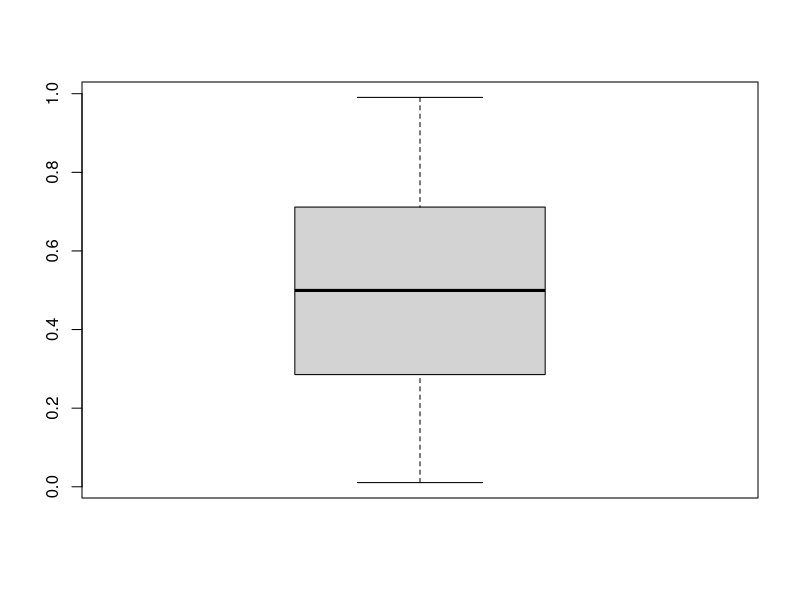
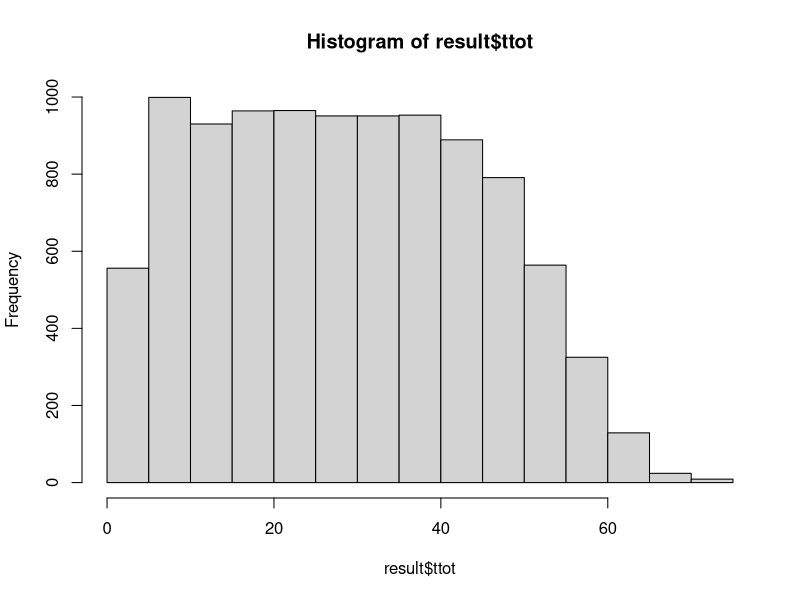
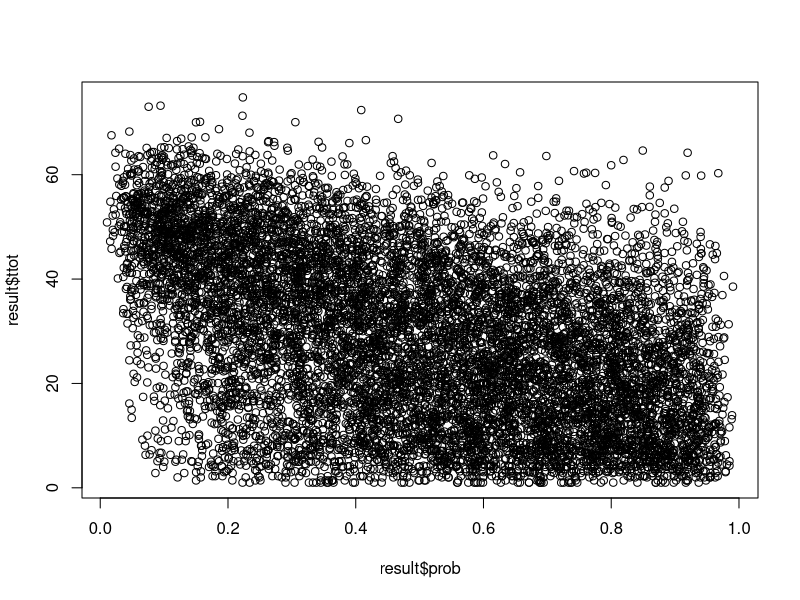
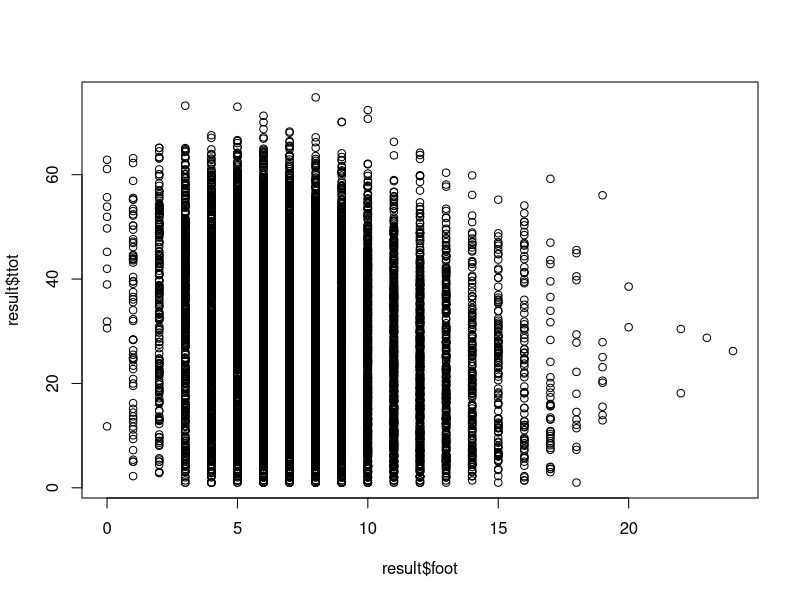
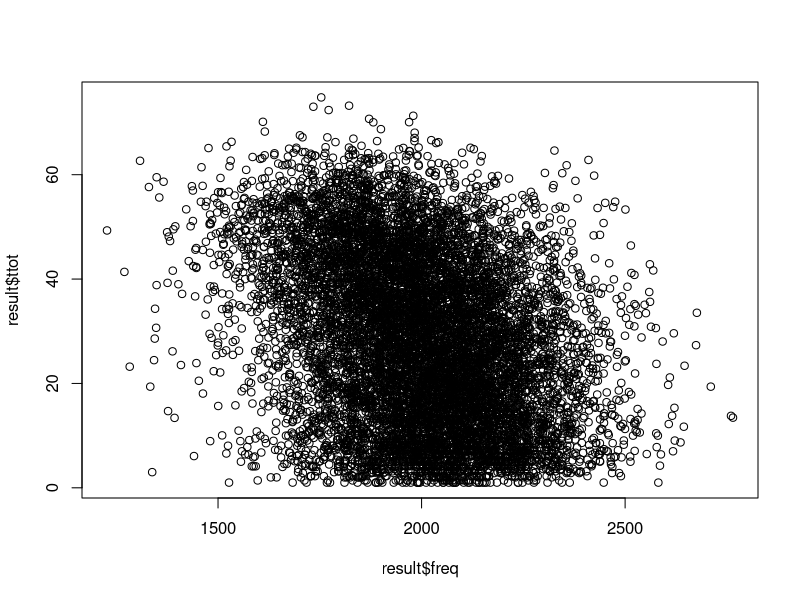
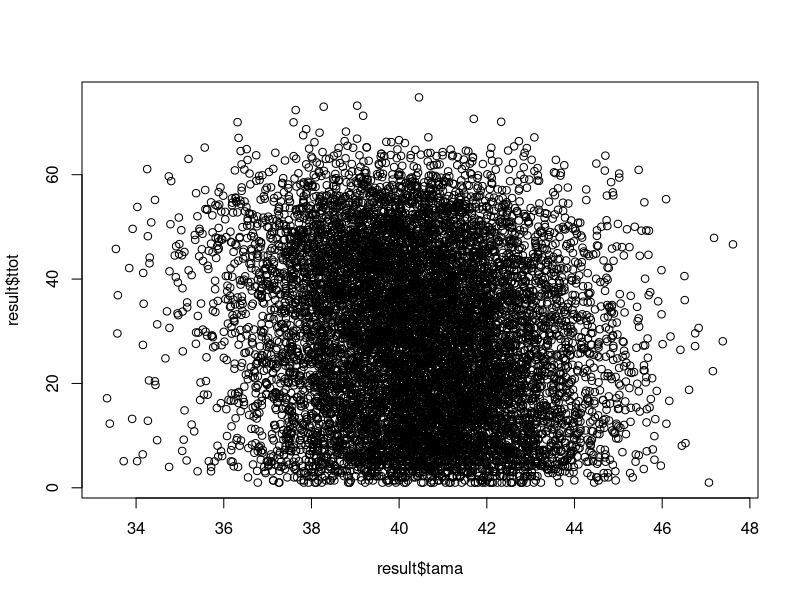

The R source for these figures, in order: (Note: this script raises an error after producing the figures.)
## ---- chunk 1
knitr::opts_chunk$set(echo = TRUE)
## ---- chunk 2
posicao = function(esc){
  if(!any(espaco == esc, na.rm = TRUE)){
    stop(paste0("nao existe o sapo <", esc, "> no espaco"))
  }
  posesc = which(espaco == esc)
  inicol = seq(1, area^2, by = area)
  fimcol = seq(area, area^2, by = area)
  whcol = posesc >= inicol & posesc <= fimcol
  col = which(whcol == TRUE)
  
  row = posesc - area*(col-1)
  res = c(row, col)
  names(res) = c("y.row", "x.col")
  return(res)
}

dist = function(posf, posesc){
  xf = posf[2]
  yf = posf[1]
  xm = posesc[2]
  ym = posesc[1]
 d = sqrt((xm - xf)^2 + (ym - yf)^2)
 return(unname(d))
}

padroniza = function(x){
  (x - mean(x))/sd(x)
}
## ---- chunk 3
area = 10
nmacho=10
nsim = 1000
posf = data.frame(posx = NA, posy = NA, nfemea = NA)
storepos = list(NA)

#coeficientes
cffreq = 1.05
cftama = 0.5
cffoot = 0.8
## ---- chunk 4
#set.seed(1)
result = data.frame(nmacho = NA, dcach = NA, foot = NA, freq = NA, tama = NA, footpad = NA, freqpad = NA, tamapad = NA, exprlin = NA, prob = NA, distf = NA, ttot = NA, nsim = NA, femea = NA)
#############################
############ INICIO FOR EXTERNO ###############
###############################################
for(k in 1:nsim){
  #### Conformacao inicial do espaco ####
  # Simula espaço contendo areaXarea grids
  espaco = matrix(NA, ncol = area, nrow = area)
  dimnames(espaco) = list(paste("L", 1:area), paste("C", 1:area))
  
  # Simula spawn de 10 machos
  xmacho = sample(1:area, nmacho)
  ymacho = sample(1:area, nmacho)
  
  for(i in 1:nmacho){
    espaco[ymacho[i],xmacho[i]] = paste0("m", i)
  }
  espaco_orig = espaco
  
  #### Probabilidade de escolha dos machos ####
  dados = data.frame(nmacho = paste0("m", 1:nmacho), dcach = NA, foot = NA, freq = NA, tama = NA, footpad = NA, freqpad = NA, tamapad = NA, exprlin = NA, prob = NA, distf = NA, ttot = NA, nsim = NA)
  
  ##### simula caracteristicas dos machos #####
  dados$dcach = area-xmacho
  
  mfoot = 10 + dados$dcach*(-0.5)
  mfoot[mfoot<0] = 0
  
  sfreq = dados$dcach*(10*(1/area))
  mfreq = 2000 - mean(sfreq) +sfreq
  
  stama = dados$dcach*(0.5*(1/area))
  mtama = 40.4 - mean(stama) + stama
  
  dados$foot = rpois(nmacho, lambda = mfoot)
  dados$freq = rnorm(nmacho, mean = mfreq, sd = 200)
  dados$tama = rnorm(nmacho, mean = mtama, sd = 2)
  
  dados$footpad = padroniza(dados$foot)
  dados$tamapad = padroniza(dados$tama)  
  dados$freqpad = padroniza(dados$freq)
  
  ##### logistica #####
  
  dados$exprlin = cftama*dados$tamapad + cffoot*dados$footpad + cffreq*dados$freqpad
  dados$exprlin = dados$exprlin - mean(dados$exprlin)
  dados$prob = exp(dados$exprlin)/ (1+exp(dados$exprlin))
  dados$prob
  
  mdisp = dados$nmacho
  mindisp = NA
  
  ####################################################
  ################ INICIO FOR INTERNO ################
  ####################################################
  
  for(j in 1:nmacho){
    
    # Simula spawn de 1 femea
    xfemea = sample(1:area, 1)
    yfemea = sample(1:area, 1)
    
    
    femeas = paste0("f", c(paste0(0, 1:9), 10:nmacho))
    posf[j,] = c(xfemea, yfemea, femeas[j])
    
    #checa se cedula esta ocupada
    while(!is.na(espaco[yfemea,xfemea])){
      xfemea = sample(1:area, 1)
      yfemea = sample(1:area, 1)
    }
    espaco[yfemea,xfemea] = "f"
    
    #### Sorteando macho escolhido ####
    escolhido = sample(mdisp, 1, prob = dados$prob[dados$nmacho %in% mdisp])
    
    #### salvando resultados ####
    distf = dist(posicao("f"), posicao(escolhido))
    dados$distf[dados$nmacho == escolhido] = distf
    dados$ttot[dados$nmacho == escolhido] = sum(dados$distf, na.rm=TRUE)
    dados$femea[dados$nmacho == escolhido] = femeas[j]
    dados$nsim = paste0("sim", k)
    
    dados = dados[order(dados$femea),]
    
    #### Voltando ao espaco inicial sem macho escolhido ####
    espaco[which(espaco == "f")] = NA
    espaco[which(espaco == escolhido)] = NA
    mindisp[j] = escolhido
    mdisp = dados$nmacho[!dados$nmacho %in% mindisp]
  }
  result = rbind(result, dados)
  storepos[[k]] =list(espaco_orig, posf)
}
result[1:50,]
summary(result$prob)
boxplot(result$prob)

## ---- chunk 5
library(lme4)

result$femeasim = paste(result$femea, result$nsim, sep = "_")
result = result[-1,]



# Análise exploratória
hist(result$ttot)
plot(result$ttot ~ result$prob)
plot(result$ttot ~ result$foot)
plot(result$ttot ~ result$freq)
plot(result$ttot ~ result$tama)

# Modelos
glmer(ttot~tama + (1|nsim), family = Gamma, data=result)
glmer(ttot~foot + (1|nsim), family = Gamma, data=result)
glmer(ttot~freq + (1|nsim), family = Gamma, data=result)
glmer(ttot~log(tama)+log(freq)+log(foot) + (1|nsim), family = Gamma, data=result)
glm(ttot~log(tama)+log(freq)+log(foot), family = Gamma, data=result)
